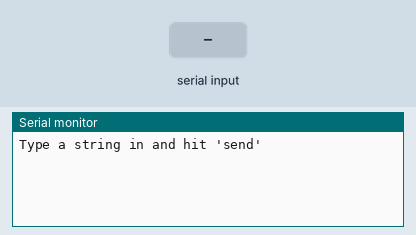
A sketch run on a simulated Arduino Uno, built with avr-gcc and run on an emulated ATmega328P. On the bench: the last lines printed to the serial monitor. Inputs (shaded band) come from the test bench.

Above: at 1.2 s.
1.3 s: "1\n" received over Serial
At 2.5 s:
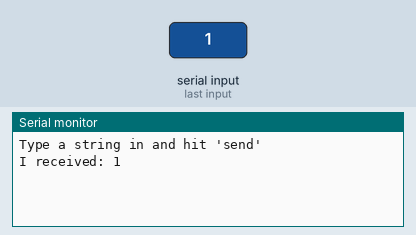
2.8 s: "0\n" received over Serial
At 4.0 s:
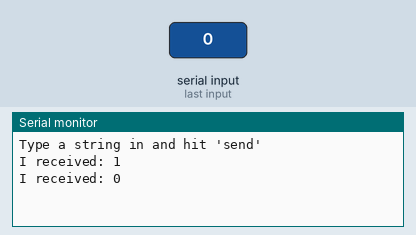
4.3 s: "2\n" received over Serial
At 5.1 s:
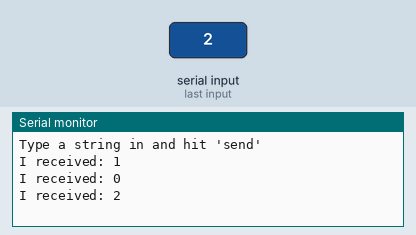

The sketch:

StringToSerial.ino
```cpp
String stringFromSerial; //declaring a variable called "stringFromSerial"


void setup() {
  // put your setup code here, to run once:

  Serial.begin(9600); //begins serial object, and set's speed.
  Serial.println("Type a string in and hit 'send'");

}

void loop() {
  // put your main code here, to run repeatedly:
//    Serial.println("Hello, I'm a string, meaning a set of 'characters'! ");
//    delay(1500); //slow things down, in millis. 1000 millis = 1 second
//                //delay(20) = means "0 second in human time"
//                //delay(500) = 1/2 second
//                //delay(1000) = 1 second
//                //delay(1500) = 1.5 seconds
  if(Serial.available() > 0){
    stringFromSerial = Serial.readStringUntil('\n');
    Serial.print("I received: ");
    Serial.println(stringFromSerial);

  }
}
```

Measured:
- after the input at 1.3 s, the serial monitor: prints a new line at once (image 1)
- after the input at 2.8 s, the serial monitor: prints a new line at once (image 2)
- after the input at 4.3 s, the serial monitor: prints a new line at once (image 3)
